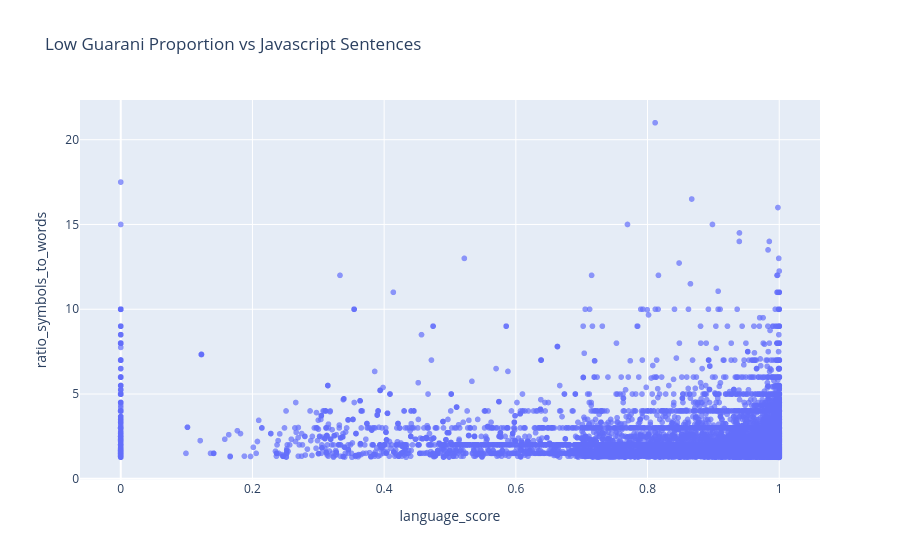

Here is the notebook cell this chart was saved with:
### Code cell
fig = px.scatter(
    df_all[df_all['ratio_symbols_to_words']>1.27],
    x="language_score",
    y="ratio_symbols_to_words",
    #size="language_score",          # dot size
    #color="remove",              # dot colour
    hover_data=["id"],
    size_max=40,
    opacity=0.7,
    title="Low Guarani Proportion vs Javascript Sentences"
)
fig.show()

### Figure 1 — Plotly figure (JSON) as saved in the notebook; plotly's stock layout.template omitted (floating-point values rounded to 4 significant figures; data arrays with more than 128 entries replaced by an {"elided": "..."} marker saying what was removed)
{"data": [{"customdata": {"elided": "91912x1 str values"}, "hovertemplate": "language_score=%{x}<br>ratio_symbols_to_words=%{y}<br>id=%{customdata[0]}<extra></extra>", "legendgroup": "", "marker": {"color": "#636efa", "opacity": 0.7, "symbol": "circle"}, "mode": "markers", "name": "", "showlegend": false, "type": "scattergl", "x": {"elided": "91912 float values"}, "xaxis": "x", "y": {"elided": "91912 float values"}, "yaxis": "y"}], "layout": {"legend": {"tracegroupgap": 0}, "title": {"text": "Low Guarani Proportion vs Javascript Sentences"}, "xaxis": {"anchor": "y", "domain": [0, 1], "title": {"text": "language_score"}}, "yaxis": {"anchor": "x", "domain": [0, 1], "title": {"text": "ratio_symbols_to_words"}}}}
